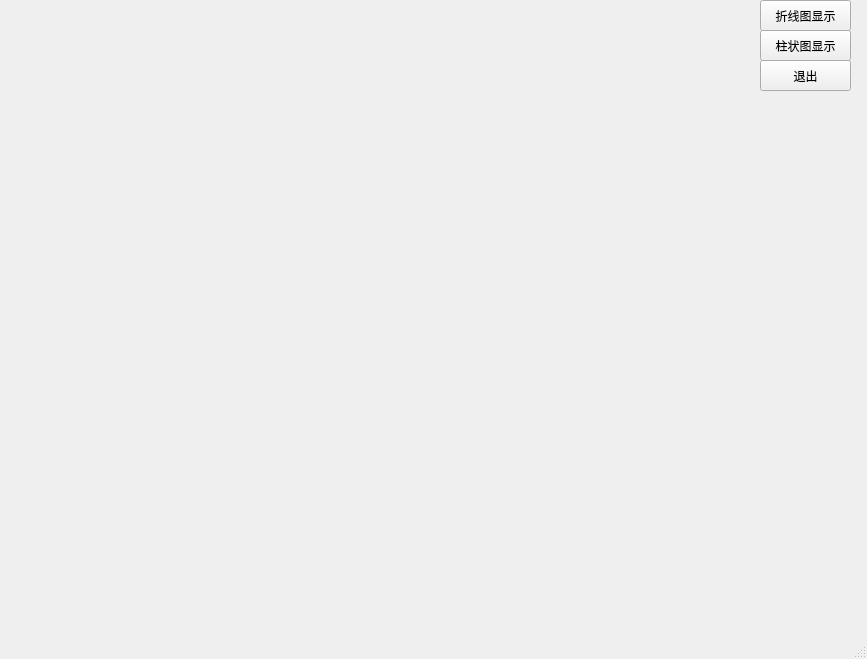
<?xml version="1.0" encoding="UTF-8"?>
<ui version="4.0">
 <class>strainpointline</class>
 <widget class="QMainWindow" name="strainpointline">
  <property name="geometry">
   <rect>
    <x>0</x>
    <y>0</y>
    <width>867</width>
    <height>659</height>
   </rect>
  </property>
  <property name="windowTitle">
   <string>MainWindow</string>
  </property>
  <widget class="QWidget" name="centralwidget">
   <widget class="QCustomPlot" name="widget" native="true">
    <property name="geometry">
     <rect>
      <x>10</x>
      <y>0</y>
      <width>701</width>
      <height>551</height>
     </rect>
    </property>
   </widget>
   <widget class="QPushButton" name="returnpushButton">
    <property name="geometry">
     <rect>
      <x>760</x>
      <y>60</y>
      <width>91</width>
      <height>31</height>
     </rect>
    </property>
    <property name="text">
     <string>退出</string>
    </property>
   </widget>
   <widget class="QPushButton" name="linepushButton">
    <property name="geometry">
     <rect>
      <x>760</x>
      <y>0</y>
      <width>91</width>
      <height>31</height>
     </rect>
    </property>
    <property name="text">
     <string>折线图显示</string>
    </property>
   </widget>
   <widget class="QPushButton" name="barpushButton">
    <property name="geometry">
     <rect>
      <x>760</x>
      <y>30</y>
      <width>91</width>
      <height>31</height>
     </rect>
    </property>
    <property name="text">
     <string>柱状图显示</string>
    </property>
   </widget>
  </widget>
  <widget class="QMenuBar" name="menubar">
   <property name="geometry">
    <rect>
     <x>0</x>
     <y>0</y>
     <width>867</width>
     <height>22</height>
    </rect>
   </property>
  </widget>
  <widget class="QStatusBar" name="statusbar"/>
 </widget>
 <customwidgets>
  <customwidget>
   <class>QCustomPlot</class>
   <extends>QWidget</extends>
   <header>qcustomplot.h</header>
   <container>1</container>
  </customwidget>
 </customwidgets>
 <resources/>
 <connections/>
</ui>
